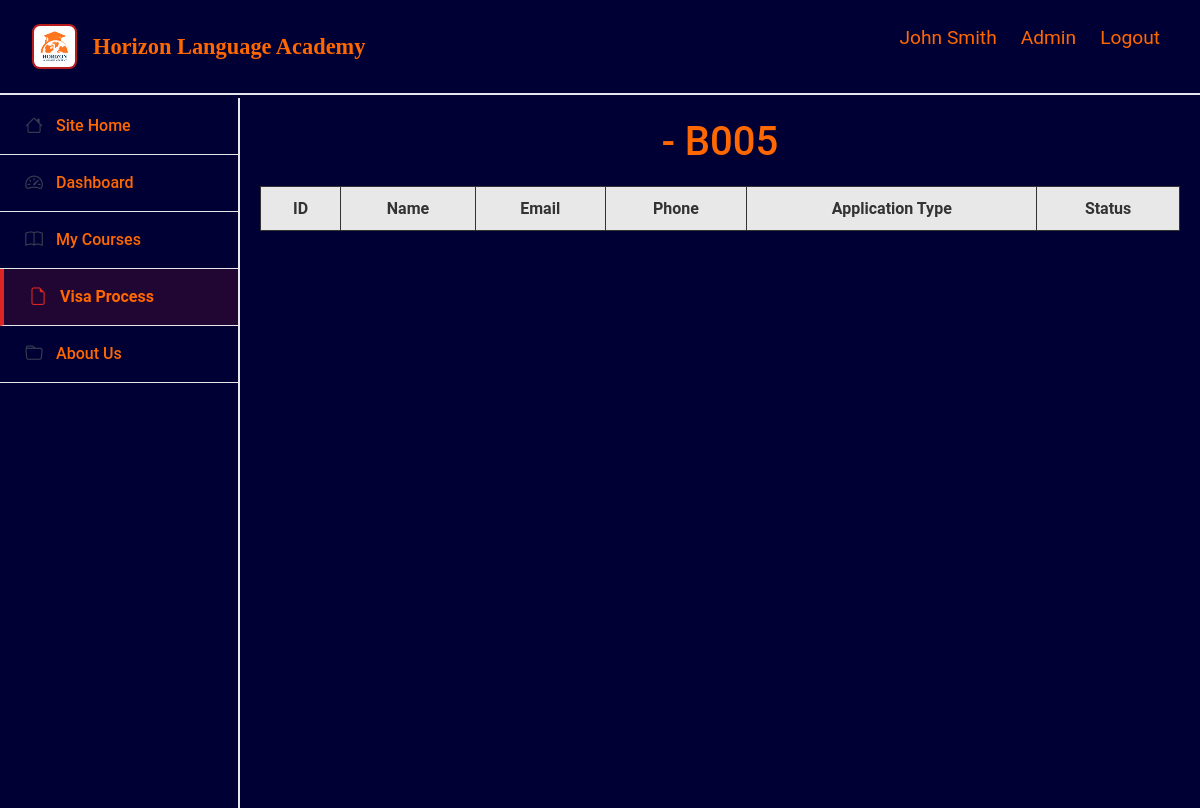
The app's page /admin/visastatus.php?batch=B005 (signed in), older data.
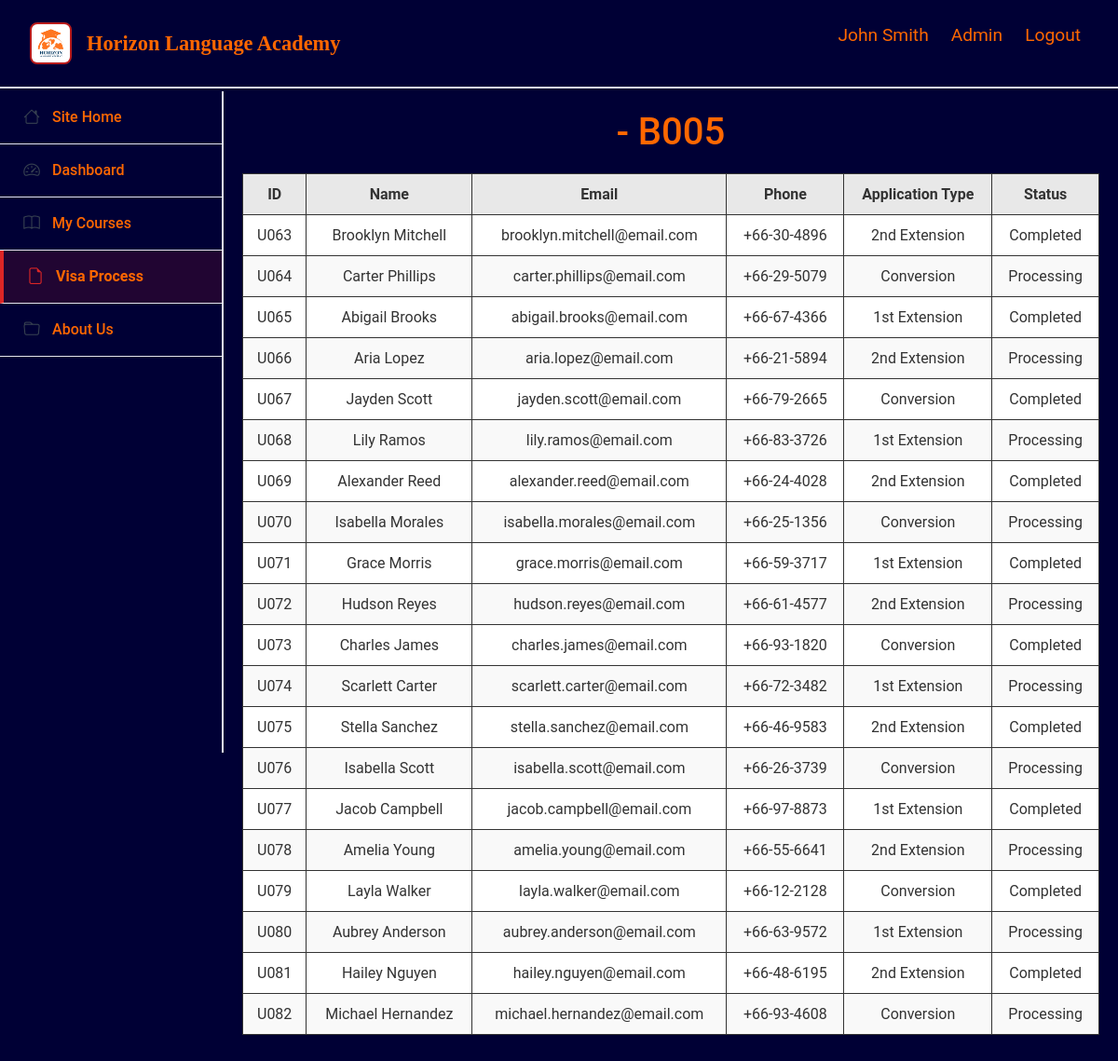
The same page, newer data.
### tables this page shows
CREATE TABLE student (
  student_id    VARCHAR(50) PRIMARY KEY,
  batch_id      VARCHAR(50),
  FOREIGN KEY (student_id) REFERENCES users(user_id)
    ON UPDATE CASCADE ON DELETE CASCADE
);

CREATE TABLE users (
  user_id      VARCHAR(50) PRIMARY KEY,
  user_name    VARCHAR(100) NOT NULL,
  user_email   VARCHAR(100) UNIQUE,
  user_ph_no   VARCHAR(20),
  password     VARCHAR(255),
  role        ENUM('Admin','Teacher','Student','VisaSupportOfficer') NOT NULL
);

CREATE TABLE visa_application (
  visa_application_id   VARCHAR(50) PRIMARY KEY,
  visa_application_type VARCHAR(100),
  passport_number       VARCHAR(50),
  visa_start_date       DATE,
  visa_end_date         DATE,
  officer_id            VARCHAR(50),
  student_id            VARCHAR(50),
  visa_status            VARCHAR(50),
  FOREIGN KEY (student_id) REFERENCES student(student_id)
    ON UPDATE CASCADE ON DELETE SET NULL,
  FOREIGN KEY (officer_id) REFERENCES visa_support_officer(officer_id)
    ON UPDATE CASCADE ON DELETE SET NULL
);

### admin/visastatus.php (the view, shortened to what this page needs)
<?php
$course = $_GET['course'];
$batch = $_GET['batch'];
$pdo = db();
$sql = "
SELECT
    s.student_id,
    u.user_name AS student_name,
    u.user_email AS student_email,
    u.user_ph_no AS student_ph_no,
    v.visa_application_type,
    v.visa_status
FROM student AS s
INNER JOIN users AS u
    ON s.student_id = u.user_id
INNER JOIN visa_application AS v
    ON s.student_id = v.student_id
WHERE s.batch_id = '$batch'
;
";
$stmt = $pdo->prepare($sql);
$stmt->execute();
$students = $stmt->fetchAll(PDO::FETCH_ASSOC);
?>
<!DOCTYPE html>
<html lang="en">
<head>
    <link href="https://cdn.jsdelivr.net/npm/bootstrap@5.3.7/dist/css/bootstrap.min.css" rel="stylesheet">
    <link rel="stylesheet" href="https://cdn.jsdelivr.net/npm/bootstrap-icons@1.13.1/font/bootstrap-icons.min.css">
    <link rel="stylesheet" href="static/style.css">
</head>
<body>
    <?php include 'header.php'; ?>
    <div class="row g-0">
        <?php include 'sidebar.php'; ?>
         <div class="col-lg-10 col-md-9 col-8 main-content">
            <h1><?php echo $course?> - <?php echo $batch ?></h1>
            <table>
                <thead>
                    <tr>
                        <th>ID</th>
                        <th>Name</th>
                        <th>Email</th>
                        <th>Phone</th>
                        <th>Application Type</th>
                        <th>Status</th>
                    </tr>
                </thead>
                <tbody>
                    <?php foreach ($students as $student): ?>
                        <tr>
                            <td class="id-col"><?php echo $student['student_id'] ?></td>
                            <td class="name-col"><?php echo $student['student_name'] ?></td>
                            <td class="email-col"><?php echo $student['student_email'] ?></td>
                            <td class="phone-col"><?php echo $student['student_ph_no'] ?></td>
                            <td class="application-col"><?php echo $student['visa_application_type'] ?></td>
                            <td class="status-col"><?php echo $student['visa_status'] ?></td>
                        </tr>
                    <?php endforeach; ?>
                </tbody>
            </table>
        </div>
    </div>
</body>
</html>

Row changes from the older to the newer data that the page shows:
now on this page (row edited): student: student_id "U063", student_id.user_name "Brooklyn Mitchell", student_id.user_email "brooklyn.mitchell@email.com", student_id.user_ph_no "+66-30-4896", visa_application.visa_application_type "2nd Extension", visa_application.visa_status "Completed"
now on this page (row edited): student: student_id "U064", student_id.user_name "Carter Phillips", student_id.user_email "carter.phillips@email.com", student_id.user_ph_no "+66-29-5079", visa_application.visa_application_type "Conversion", visa_application.visa_status "Processing"
now on this page (row edited): student: student_id "U065", student_id.user_name "Abigail Brooks", student_id.user_email "abigail.brooks@email.com", student_id.user_ph_no "+66-67-4366", visa_application.visa_application_type "1st Extension", visa_application.visa_status "Completed"
now on this page (row edited): student: student_id "U066", student_id.user_name "Aria Lopez", student_id.user_email "aria.lopez@email.com", student_id.user_ph_no "+66-21-5894", visa_application.visa_application_type "2nd Extension", visa_application.visa_status "Processing"
now on this page (row edited): student: student_id "U067", student_id.user_name "Jayden Scott", student_id.user_email "jayden.scott@email.com", student_id.user_ph_no "+66-79-2665", visa_application.visa_application_type "Conversion", visa_application.visa_status "Completed"
now on this page (row edited): student: student_id "U068", student_id.user_name "Lily Ramos", student_id.user_email "lily.ramos@email.com", student_id.user_ph_no "+66-83-3726", visa_application.visa_application_type "1st Extension", visa_application.visa_status "Processing"
now on this page (row edited): student: student_id "U069", student_id.user_name "Alexander Reed", student_id.user_email "alexander.reed@email.com", student_id.user_ph_no "+66-24-4028", visa_application.visa_application_type "2nd Extension", visa_application.visa_status "Completed"
now on this page (row edited): student: student_id "U070", student_id.user_name "Isabella Morales", student_id.user_email "isabella.morales@email.com", student_id.user_ph_no "+66-25-1356", visa_application.visa_application_type "Conversion", visa_application.visa_status "Processing"
now on this page (row edited): student: student_id "U071", student_id.user_name "Grace Morris", student_id.user_email "grace.morris@email.com", student_id.user_ph_no "+66-59-3717", visa_application.visa_application_type "1st Extension", visa_application.visa_status "Completed"
now on this page (row edited): student: student_id "U072", student_id.user_name "Hudson Reyes", student_id.user_email "hudson.reyes@email.com", student_id.user_ph_no "+66-61-4577", visa_application.visa_application_type "2nd Extension", visa_application.visa_status "Processing"
now on this page (row edited): student: student_id "U073", student_id.user_name "Charles James", student_id.user_email "charles.james@email.com", student_id.user_ph_no "+66-93-1820", visa_application.visa_application_type "Conversion", visa_application.visa_status "Completed"
now on this page (row edited): student: student_id "U074", student_id.user_name "Scarlett Carter", student_id.user_email "scarlett.carter@email.com", student_id.user_ph_no "+66-72-3482", visa_application.visa_application_type "1st Extension", visa_application.visa_status "Processing"
now on this page (row edited): student: student_id "U075", student_id.user_name "Stella Sanchez", student_id.user_email "stella.sanchez@email.com", student_id.user_ph_no "+66-46-9583", visa_application.visa_application_type "2nd Extension", visa_application.visa_status "Completed"
now on this page (row edited): student: student_id "U076", student_id.user_name "Isabella Scott", student_id.user_email "isabella.scott@email.com", student_id.user_ph_no "+66-26-3739", visa_application.visa_application_type "Conversion", visa_application.visa_status "Processing"
now on this page (row edited): student: student_id "U077", student_id.user_name "Jacob Campbell", student_id.user_email "jacob.campbell@email.com", student_id.user_ph_no "+66-97-8873", visa_application.visa_application_type "1st Extension", visa_application.visa_status "Completed"
now on this page (row edited): student: student_id "U078", student_id.user_name "Amelia Young", student_id.user_email "amelia.young@email.com", student_id.user_ph_no "+66-55-6641", visa_application.visa_application_type "2nd Extension", visa_application.visa_status "Processing"
now on this page (row edited): student: student_id "U079", student_id.user_name "Layla Walker", student_id.user_email "layla.walker@email.com", student_id.user_ph_no "+66-12-2128", visa_application.visa_application_type "Conversion", visa_application.visa_status "Completed"
now on this page (row edited): student: student_id "U080", student_id.user_name "Aubrey Anderson", student_id.user_email "aubrey.anderson@email.com", student_id.user_ph_no "+66-63-9572", visa_application.visa_application_type "1st Extension", visa_application.visa_status "Processing"
now on this page (row edited): student: student_id "U081", student_id.user_name "Hailey Nguyen", student_id.user_email "hailey.nguyen@email.com", student_id.user_ph_no "+66-48-6195", visa_application.visa_application_type "2nd Extension", visa_application.visa_status "Completed"
now on this page (row edited): student: student_id "U082", student_id.user_name "Michael Hernandez", student_id.user_email "michael.hernandez@email.com", student_id.user_ph_no "+66-93-4608", visa_application.visa_application_type "Conversion", visa_application.visa_status "Processing"
